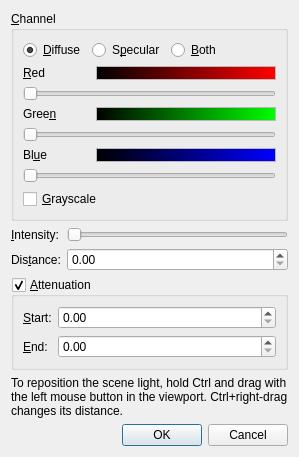
<?xml version="1.0" encoding="UTF-8"?>
<ui version="4.0">
 <class>SceneLightDialog</class>
 <widget class="QDialog" name="SceneLightDialog">
  <property name="windowTitle">
   <string>Scene Light</string>
  </property>
  <layout class="QVBoxLayout" name="verticalLayout">
   <item>
    <widget class="QGroupBox" name="channelGroupBox">
     <property name="title">
      <string>&amp;Channel</string>
     </property>
     <layout class="QVBoxLayout" name="channelLayout">
      <item>
       <layout class="QHBoxLayout" name="channelButtonLayout">
        <item>
         <widget class="QRadioButton" name="diffuseRadioButton">
          <property name="text">
           <string>&amp;Diffuse</string>
          </property>
          <property name="checked">
           <bool>true</bool>
          </property>
         </widget>
        </item>
        <item>
         <widget class="QRadioButton" name="specularRadioButton">
          <property name="text">
           <string>S&amp;pecular</string>
          </property>
         </widget>
        </item>
        <item>
         <widget class="QRadioButton" name="bothRadioButton">
          <property name="text">
           <string>&amp;Both</string>
          </property>
         </widget>
        </item>
        <item>
         <spacer name="channelSpacer">
          <property name="orientation">
           <enum>Qt::Horizontal</enum>
          </property>
          <property name="sizeHint" stdset="0">
           <size>
            <width>40</width>
            <height>20</height>
           </size>
          </property>
         </spacer>
        </item>
       </layout>
      </item>
      <item>
       <layout class="QGridLayout" name="colorLayout">
        <item row="0" column="0">
         <widget class="QLabel" name="redLabel">
          <property name="text">
           <string>&amp;Red</string>
          </property>
          <property name="buddy">
           <cstring>redSlider</cstring>
          </property>
         </widget>
        </item>
        <item row="0" column="1">
         <widget class="QFrame" name="redGradientFrame">
          <property name="minimumSize">
           <size>
            <width>180</width>
            <height>8</height>
           </size>
          </property>
          <property name="styleSheet">
           <string notr="true">background: qlineargradient(x1:0, y1:0, x2:1, y2:0, stop:0 black, stop:1 red); border: 1px solid palette(mid);</string>
          </property>
          <property name="frameShape">
           <enum>QFrame::StyledPanel</enum>
          </property>
         </widget>
        </item>
        <item row="1" column="0" colspan="2">
         <widget class="QSlider" name="redSlider">
          <property name="maximum">
           <number>100</number>
          </property>
          <property name="orientation">
           <enum>Qt::Horizontal</enum>
          </property>
         </widget>
        </item>
        <item row="2" column="0">
         <widget class="QLabel" name="greenLabel">
          <property name="text">
           <string>Gree&amp;n</string>
          </property>
          <property name="buddy">
           <cstring>greenSlider</cstring>
          </property>
         </widget>
        </item>
        <item row="2" column="1">
         <widget class="QFrame" name="greenGradientFrame">
          <property name="minimumSize">
           <size>
            <width>180</width>
            <height>8</height>
           </size>
          </property>
          <property name="styleSheet">
           <string notr="true">background: qlineargradient(x1:0, y1:0, x2:1, y2:0, stop:0 black, stop:1 lime); border: 1px solid palette(mid);</string>
          </property>
          <property name="frameShape">
           <enum>QFrame::StyledPanel</enum>
          </property>
         </widget>
        </item>
        <item row="3" column="0" colspan="2">
         <widget class="QSlider" name="greenSlider">
          <property name="maximum">
           <number>100</number>
          </property>
          <property name="orientation">
           <enum>Qt::Horizontal</enum>
          </property>
         </widget>
        </item>
        <item row="4" column="0">
         <widget class="QLabel" name="blueLabel">
          <property name="text">
           <string>Bl&amp;ue</string>
          </property>
          <property name="buddy">
           <cstring>blueSlider</cstring>
          </property>
         </widget>
        </item>
        <item row="4" column="1">
         <widget class="QFrame" name="blueGradientFrame">
          <property name="minimumSize">
           <size>
            <width>180</width>
            <height>8</height>
           </size>
          </property>
          <property name="styleSheet">
           <string notr="true">background: qlineargradient(x1:0, y1:0, x2:1, y2:0, stop:0 black, stop:1 blue); border: 1px solid palette(mid);</string>
          </property>
          <property name="frameShape">
           <enum>QFrame::StyledPanel</enum>
          </property>
         </widget>
        </item>
        <item row="5" column="0" colspan="2">
         <widget class="QSlider" name="blueSlider">
          <property name="maximum">
           <number>100</number>
          </property>
          <property name="orientation">
           <enum>Qt::Horizontal</enum>
          </property>
         </widget>
        </item>
        <item row="6" column="0" colspan="2">
         <widget class="QCheckBox" name="grayscaleCheckBox">
          <property name="text">
           <string>&amp;Grayscale</string>
          </property>
         </widget>
        </item>
       </layout>
      </item>
     </layout>
    </widget>
   </item>
   <item>
    <layout class="QFormLayout" name="lightPropertiesLayout">
     <item row="0" column="0">
      <widget class="QLabel" name="intensityLabel">
       <property name="text">
        <string>&amp;Intensity:</string>
       </property>
       <property name="buddy">
        <cstring>intensitySlider</cstring>
       </property>
      </widget>
     </item>
     <item row="0" column="1">
      <widget class="QSlider" name="intensitySlider">
       <property name="maximum">
        <number>100</number>
       </property>
       <property name="orientation">
        <enum>Qt::Horizontal</enum>
       </property>
      </widget>
     </item>
     <item row="1" column="0">
      <widget class="QLabel" name="distanceLabel">
       <property name="text">
        <string>Dis&amp;tance:</string>
       </property>
       <property name="buddy">
        <cstring>distanceSpinBox</cstring>
       </property>
      </widget>
     </item>
     <item row="1" column="1">
      <widget class="QDoubleSpinBox" name="distanceSpinBox">
       <property name="decimals">
        <number>2</number>
       </property>
       <property name="maximum">
        <double>1000000.000000000000000</double>
       </property>
       <property name="singleStep">
        <double>0.010000000000000</double>
       </property>
      </widget>
     </item>
    </layout>
   </item>
   <item>
    <widget class="QGroupBox" name="attenuationGroupBox">
     <property name="title">
      <string>&amp;Attenuation</string>
     </property>
     <property name="checkable">
      <bool>true</bool>
     </property>
     <layout class="QFormLayout" name="attenuationLayout">
      <item row="0" column="0">
       <widget class="QLabel" name="attenuationStartLabel">
        <property name="text">
         <string>&amp;Start:</string>
        </property>
        <property name="buddy">
         <cstring>attenuationStartSpinBox</cstring>
        </property>
       </widget>
      </item>
      <item row="0" column="1">
       <widget class="QDoubleSpinBox" name="attenuationStartSpinBox">
        <property name="decimals">
         <number>2</number>
        </property>
        <property name="maximum">
         <double>1000000.000000000000000</double>
        </property>
        <property name="singleStep">
         <double>0.010000000000000</double>
        </property>
       </widget>
      </item>
      <item row="1" column="0">
       <widget class="QLabel" name="attenuationEndLabel">
        <property name="text">
         <string>&amp;End:</string>
        </property>
        <property name="buddy">
         <cstring>attenuationEndSpinBox</cstring>
        </property>
       </widget>
      </item>
      <item row="1" column="1">
       <widget class="QDoubleSpinBox" name="attenuationEndSpinBox">
        <property name="decimals">
         <number>2</number>
        </property>
        <property name="maximum">
         <double>1000000.000000000000000</double>
        </property>
        <property name="singleStep">
         <double>0.010000000000000</double>
        </property>
       </widget>
      </item>
     </layout>
    </widget>
   </item>
   <item>
    <widget class="QLabel" name="repositionHintLabel">
     <property name="text">
      <string>To reposition the scene light, hold Ctrl and drag with the left mouse button in the viewport. Ctrl+right-drag changes its distance.</string>
     </property>
     <property name="wordWrap">
      <bool>true</bool>
     </property>
    </widget>
   </item>
   <item>
    <widget class="QDialogButtonBox" name="buttonBox">
     <property name="standardButtons">
      <set>QDialogButtonBox::Cancel|QDialogButtonBox::Ok</set>
     </property>
    </widget>
   </item>
  </layout>
 </widget>
 <resources/>
 <connections/>
</ui>
